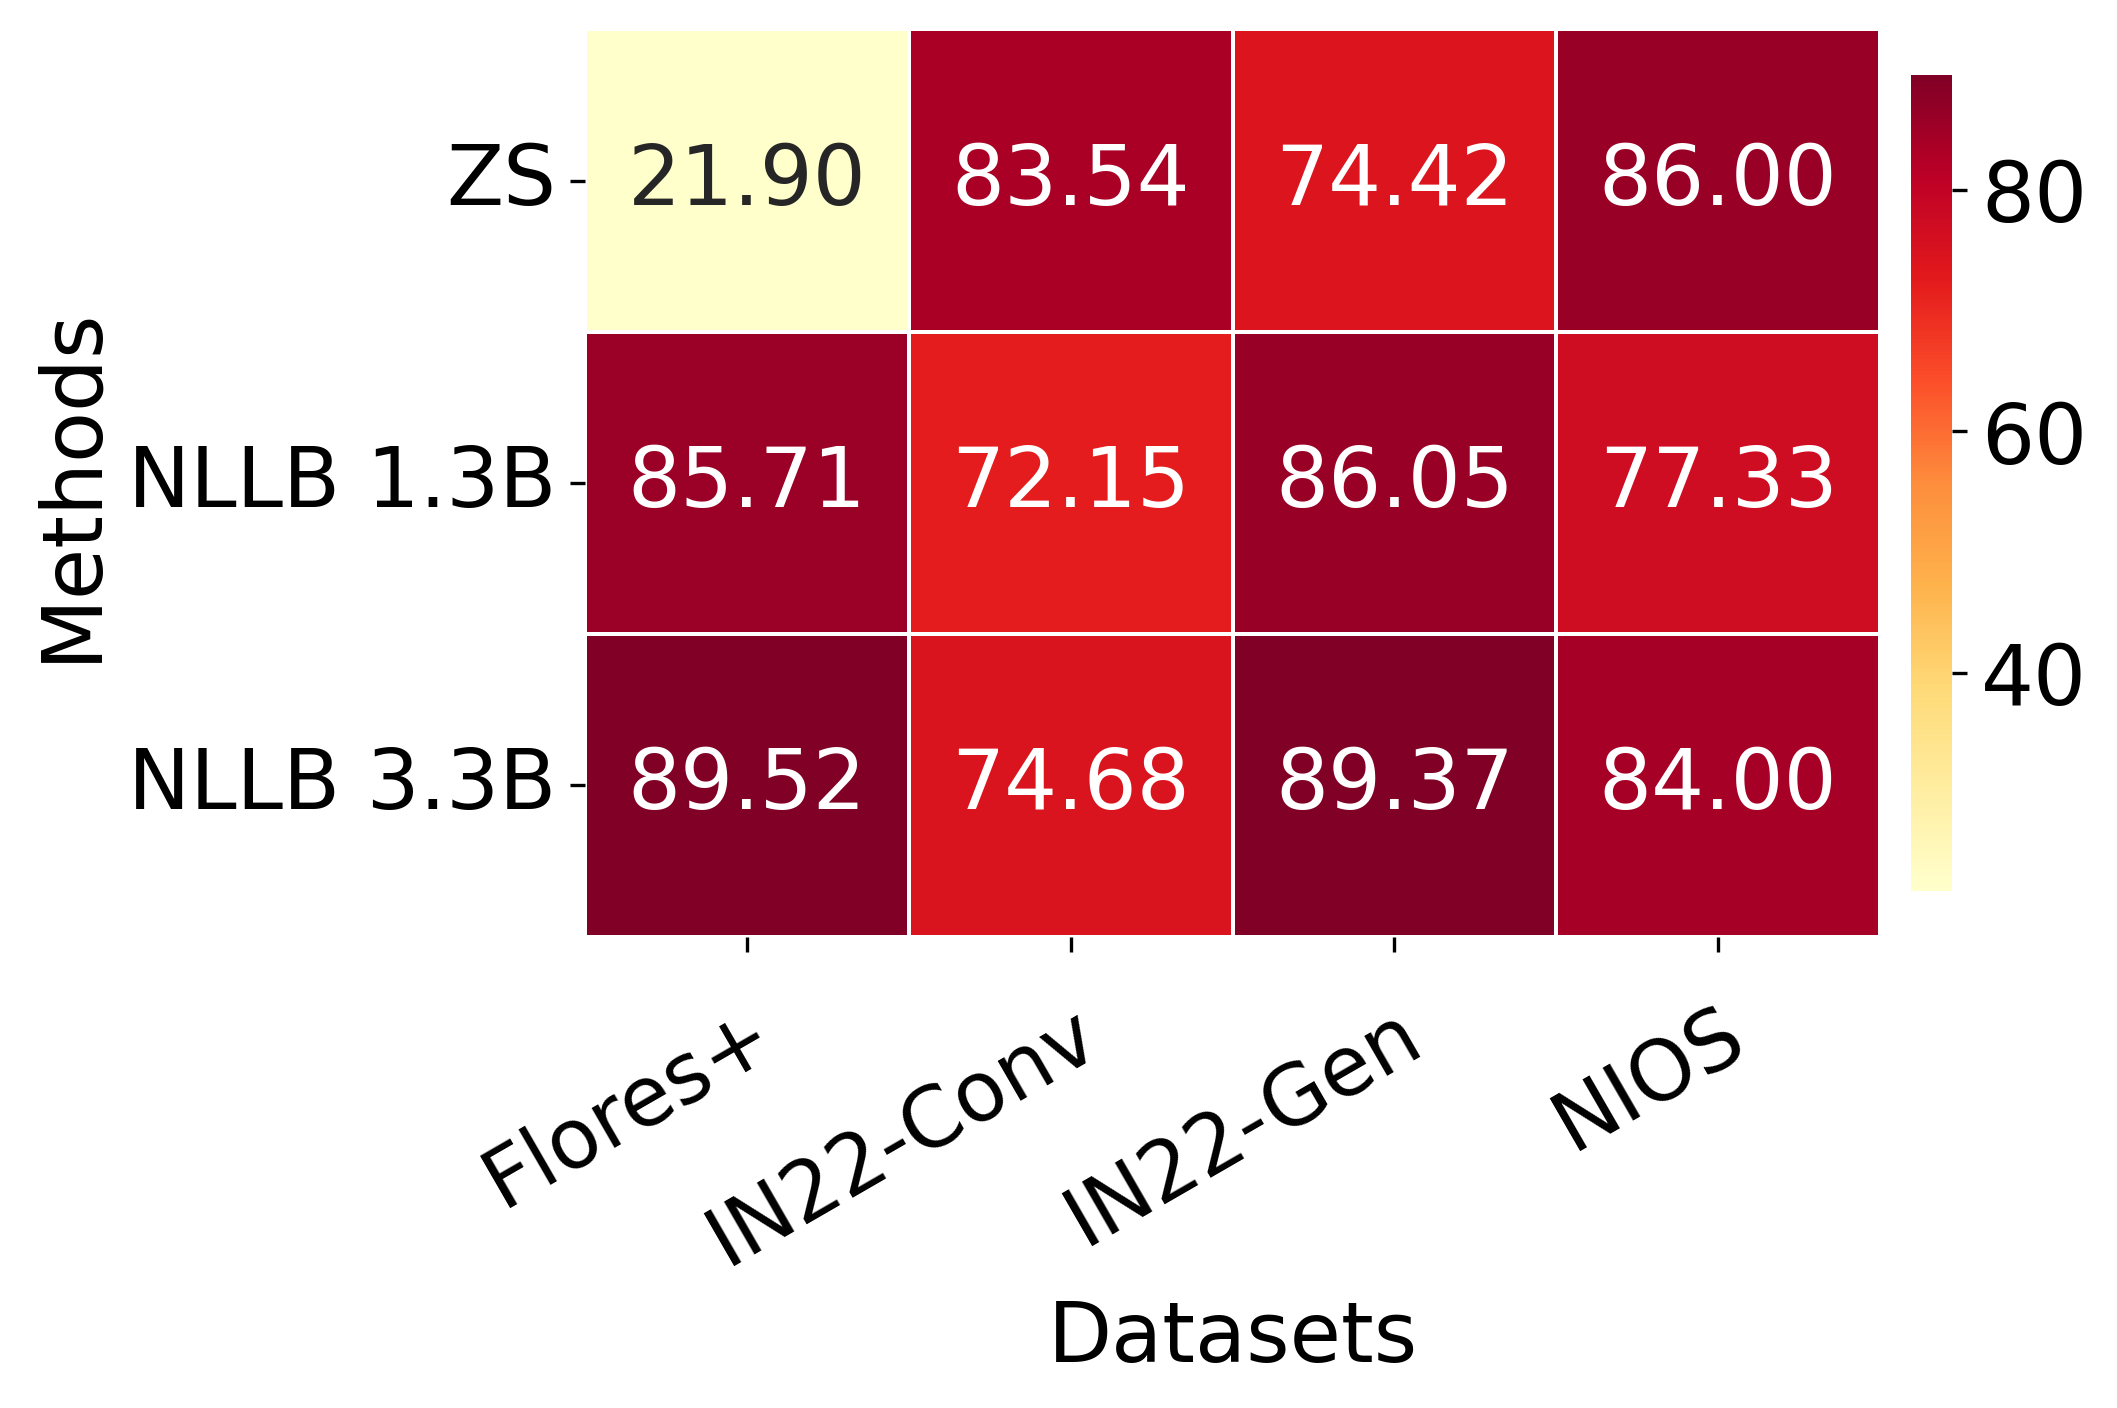

Generate this figure with Python:
import os
import pandas as pd
import seaborn as sns
import matplotlib.pyplot as plt

from pptx import Presentation
from pptx.util import Inches, Pt

# -----------------------------
# Create output directory
# -----------------------------
os.makedirs("diagrams", exist_ok=True)

# -----------------------------
# Numeral Accuracy (%)
# -----------------------------

data = {
    "Flores+":   [21.90, 85.71, 89.52],
    "IN22-Conv": [83.54, 72.15, 74.68],
    "IN22-Gen":  [74.42, 86.05, 89.37],
    "NIOS":      [86.00, 77.33, 84.00]
}

models = [
    "ZS",
    "NLLB 1.3B",
    "NLLB 3.3B"
]

# Create DataFrame
df = pd.DataFrame(data, index=models)

# -----------------------------
# Plot Heatmap
# -----------------------------

fig, ax = plt.subplots(figsize=(8, 4.8))

sns.heatmap(
    df,
    annot=True,
    fmt=".2f",
    cmap="YlOrRd",
    linewidths=0.5,
    cbar=True,
    square=False,
    annot_kws={
        "fontsize": 20,
        "fontweight": "normal"
    },
    cbar_kws={
        "shrink": 0.9,
        "pad": 0.02
    },
    ax=ax
)

# Remove title
plt.title("")

# Axis labels
plt.xlabel("Datasets", fontsize=20)
plt.ylabel("Methods", fontsize=20)

# -----------------------------
# Adjust Dataset Names Properly
# -----------------------------

ax.set_xticklabels(
    ax.get_xticklabels(),
    rotation=30,
    ha='right',              # keeps labels ending before heatmap
    rotation_mode='anchor',
    fontsize=20
)

ax.set_yticklabels(
    ax.get_yticklabels(),
    rotation=0,
    fontsize=20
)

# Add padding between labels and heatmap
ax.tick_params(axis='x', pad=10)

# -----------------------------
# Colorbar Settings
# -----------------------------

cbar = ax.collections[0].colorbar
cbar.ax.tick_params(labelsize=20)

# Remove colorbar label
cbar.set_label("")

# -----------------------------
# Remove top and right ticks
# -----------------------------

ax.tick_params(
    top=False,
    bottom=True,
    left=True,
    right=False,
    labeltop=False,
    labelbottom=True
)

# -----------------------------
# Extra Space for Tick Labels
# -----------------------------

plt.subplots_adjust(
    bottom=0.32,   # more bottom margin
    left=0.30,
    right=0.95,
    top=0.95
)

# -----------------------------
# Save Outputs
# -----------------------------

png_path = "diagrams/num_acc.png"
pdf_path = "diagrams/num_acc.pdf"

plt.savefig(
    png_path,
    dpi=300,
    bbox_inches='tight'
)

plt.savefig(
    pdf_path,
    bbox_inches='tight'
)

plt.close()

# -----------------------------
# Save in PPTX
# -----------------------------

ppt = Presentation()

# Use blank slide layout
slide_layout = ppt.slide_layouts[6]
slide = ppt.slides.add_slide(slide_layout)

# Add title
title_box = slide.shapes.add_textbox(
    Inches(0.5),
    Inches(0.2),
    Inches(8),
    Inches(0.5)
)

title_para = title_box.text_frame.paragraphs[0]
title_para.text = "Numeral Accuracy Heatmap"
title_para.font.size = Pt(20)
title_para.font.bold = False

# Add image
slide.shapes.add_picture(
    png_path,
    Inches(0.5),
    Inches(0.8),
    width=Inches(8.5)
)

pptx_path = "diagrams/num_acc.pptx"
ppt.save(pptx_path)

# -----------------------------
# Print Saved Files
# -----------------------------

print("Saved:")
print(f" - {png_path}")
print(f" - {pdf_path}")
print(f" - {pptx_path}")
